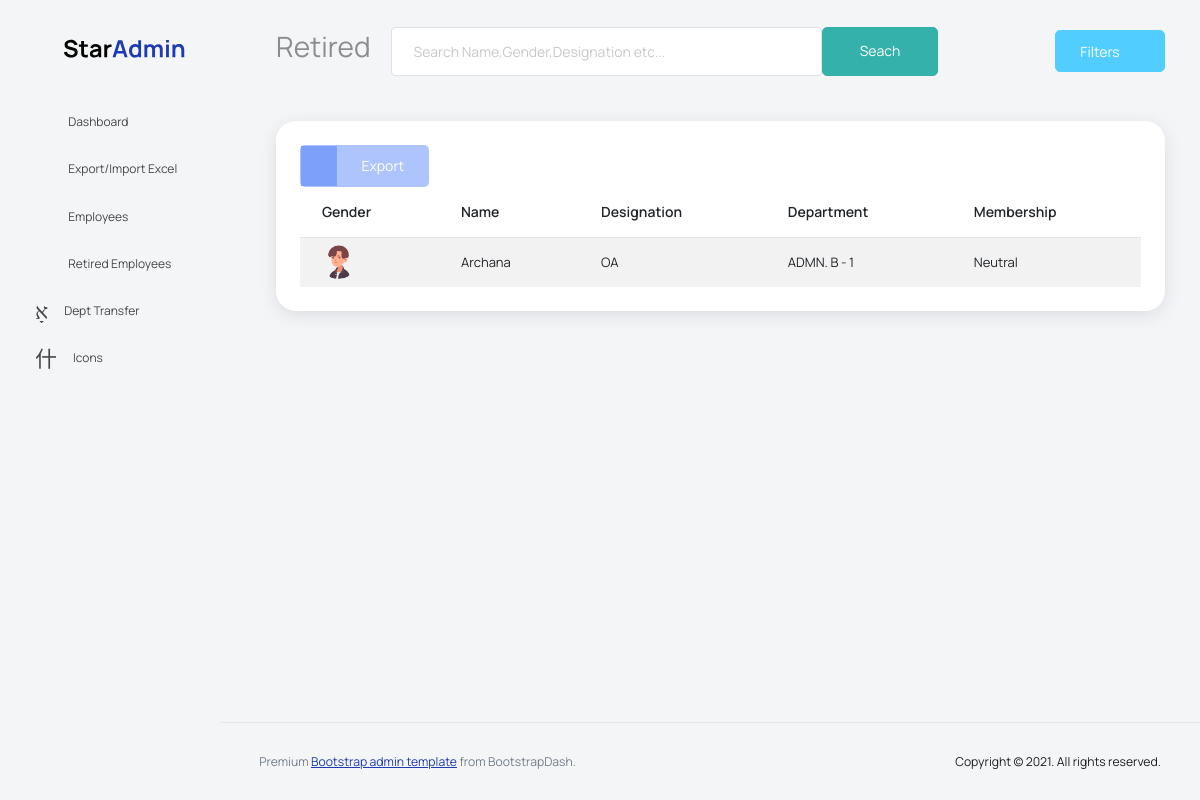
The page /retired (signed in) on the database its author committed.
### contactsapp/models.py (models this page shows, shortened)
class Employees(models.Model):
    pf_number = models.IntegerField()
    name = models.CharField(max_length=50)
    sex = models.CharField(max_length=30, default="M")
    blood_group = models.CharField(max_length=10)
    mobile = models.CharField(max_length=20)
    address = models.TextField()
    district = models.CharField(max_length=20)
    pan_mun_cop = models.CharField(max_length=20)
    pin_code = models.CharField(max_length=20)
    def get_all_employees(self, is_retired=False):
        return Employees.objects.select_related('employeeservice').select_related('employeevote').filter(employeeservice__is_retired=is_retired).defer('address')
    def get_filter_popup_data(self):
        filter_data = {}
        filter_data = list(Employees.objects.values('sex', 'blood_group', 'employeeservice__designation', 'employeeservice__department', 'employeeservice__membership', 'employeevote__deshabhimani_sub').distinct())
        unique_keywords = {filtertkey: set() for filtertkey in ['sex', 'blood_group', 'employeeservice__designation', 'employeeservice__department', 'employeeservice__membership', 'employeevote__deshabhimani_sub']}
        for data in filter_data:
            for key in data.keys():
                unique_keywords[key].add(data[key])
        new_keys = {'sex':'Gender', 'blood_group':'Blood Group', 'employeeservice__designation':'Designation', 'employeeservice__department':'Department', 'employeeservice__membership': 'Membership', 'employeevote__deshabhimani_sub': 'Deshabhimani Subscription'}
        unique_keywords = dict((new_keys[key], value) for (key, value) in unique_keywords.items())
        return unique_keywords

class EmployeeService(models.Model):
    MEMBERSHIP_CHOICES = (
        ("Association", "Association"),
        ("Union", "Union"),
        ("Neutral", "Neutral"),
    )
    employee = models.OneToOneField(Employees, on_delete=models.CASCADE, primary_key=True,)
    designation = models.CharField(max_length=50)
    department = models.ForeignKey(Section, null=True, on_delete=models.SET_NULL)
    membership = models.CharField(
                    max_length = 30,
                    choices = MEMBERSHIP_CHOICES,
                    default = 'Neuatral'
    )
    date_of_entry = models.DateField(null=True)
    date_of_retire = models.DateField(null=True)
    is_retired =  models.BooleanField(default=False)
    exit_remark = models.CharField(max_length=50)
    objects = models.Manager()
    dashboard = DashboardManager()

class Section(models.Model):
    section = models.CharField(max_length=50)
    unit = models.ForeignKey(Unit, on_delete=models.CASCADE)
    def __str__(self):
        return '{section} - {unit}'.format(section=self.section, unit=self.unit)

class Unit(models.Model):
    unit = models.IntegerField()
    def __str__(self):
        return '{unit}'.format(unit=self.unit)

### contactsapp/views.py (the view)
# urls.py: path('retired', RetiredEmployeesListView.as_view(), name="list_retired_employee_view"),
class RetiredEmployeesListView(LoginRequiredMixin, ListView):
    template_name = 'contactsapp/retired_list.html'
    employee_object = Employees()
    def get_queryset(self, *args, **kwargs):
        url_params = self.request.GET
        return self.employee_object.get_all_employees(is_retired=True)
    def get_context_data(self, **kwargs):
        context = super().get_context_data(**kwargs)
        context['filter_data'] = self.employee_object.get_filter_popup_data()
        return context

### contactsapp/templates/contactsapp/retired_list.html (shortened to what this page needs)
<!DOCTYPE html>
<html lang="en">
<head>
  <link rel="stylesheet" href="/static/vendors/feather/feather.css">
  <link rel="stylesheet" href="/static/vendors/mdi/css/materialdesignicons.min.css">
  <link rel="stylesheet" href="/static/vendors/ti-icons/css/themify-icons.css">
  <link rel="stylesheet" href="/static/vendors/typicons/typicons.css">
  <link rel="stylesheet" href="/static/vendors/simple-line-icons/css/simple-line-icons.css">
  <link rel="stylesheet" href="/static/vendors/css/vendor.bundle.base.css">
  <link rel="stylesheet" href="/static/css/vertical-layout-light/style.css">
</head>
<body>
  <div class="container-scroller">
    <nav class="navbar default-layout col-lg-12 col-12 p-0 fixed-top d-flex align-items-top flex-row">
      <div class="text-center navbar-brand-wrapper d-flex align-items-center justify-content-start">
        <div class="me-3">
          <button class="navbar-toggler navbar-toggler align-self-center" type="button" data-bs-toggle="minimize">
            <span class="icon-menu"></span>
          </button>
        </div>
        <div>
          <a class="navbar-brand brand-logo" href="../../index.html">
            <img src="/static/images/logo.svg" alt="logo" />
          </a>
        </div>
      </div>
      <div class="navbar-menu-wrapper d-flex align-items-top">
        <ul class="navbar-nav">
          <li class="nav-item font-weight-semibold d-none d-lg-block ms-0">
            <h1 class="welcome-text">Retired</h1>
          </li>
        </ul>
        <ul class="navbar-nav ms-auto" style="width: 80%;">
          <form action="search-employee" method="get" style="width:80%;">
          <li class="nav-item" style="display: inline-flex;width: 100%;">
            <input class="form-control" type="text" name="search_keyword" placeholder="Search Name,Gender,Designation etc..." aria-label="Search" style="height: 1%;">
            <button type="submit" class="btn btn-success" style="width: 25%;">Seach</button>
          </li>
        </form>
        </ul>
        <button type="button" onclick="toggle_filters()" class="btn btn-info btn-icon-text" style="display:flex;">
          Filters
          <i class="ti-filter btn-icon-append"></i>
        </button>
      </div>
    </nav>
    <div class="container-fluid page-body-wrapper">
      <nav class="sidebar sidebar-offcanvas" id="sidebar">
        <ul class="nav">
          <li class="nav-item">
            <a class="nav-link" href="/dashboard">
              <i class="mdi mdi-grid-large menu-icon"></i>
              <span class="menu-title">Dashboard</span>
            </a>
          </li>
          <li class="nav-item">
            <a class="nav-link" href="/upload-csv">
              <i class="menu-icon mdi mdi-cloud-upload"></i>
              <span class="menu-title">Export/Import Excel</span>
            </a>
          </li>
          <li class="nav-item">
            <a class="nav-link" href="/employees">
              <i class="menu-icon mdi mdi-table"></i>
              <span class="menu-title">Employees</span>
            </a>
          </li>
          <li class="nav-item">
            <a class="nav-link" href="/retired">
              <i class="menu-icon mdi mdi-account-off"></i>
              <span class="menu-title">Retired Employees</span>
            </a>
          </li>
          <li class="nav-item">
            <a class="nav-link" href="/transfer">
              <i class="menu-icon mdi mdi-account-arrow-right"></i>
              <span class="menu-title">Dept Transfer</span>
            </a>
          </li>
          <li class="nav-item">
            <a class="nav-link" data-bs-toggle="collapse" href="#icons" aria-expanded="false" aria-controls="icons">
              <i class="menu-icon mdi mdi-layers-outline"></i>
              <span class="menu-title">Icons</span>
              <i class="menu-arrow"></i>
            </a>
          </li>
        </ul>
      </nav>
      <div class="main-panel">
        <div class="content-wrapper">
          <div class="row">
            <div class="col-lg-12 grid-margin stretch-card">
              <div class="card">
                <div class="card-body">
                  <div>
                    <button type="button" onclick="export_csv()" class="btn btn-social-icon-text btn-facebook"><i class="ti-upload"></i>Export</button>
                  </div>
                  <div class="table-responsive">
                    <table class="table table-striped">
                      <thead>
                        <tr>
                          <th>
                            Gender
                          </th>
                          <th>
                            Name
                          </th>
                          <th>
                            Designation
                          </th>
                          <th>
                            Department
                          </th>
                          <th>
                            Membership
                          </th>
                        </tr>
                      </thead>
                      <tbody>
                        {% for emp in employees_list %}
                        <tr>
                          <td class="py-1">
                            {% if emp.sex == 'M'%}
                            <img src="/static/images/faces/face1.png" alt="male"/>
                            {% else %}
                            <img src="/static/images/faces/face2.png" alt="female"/>
                            {% endif %}
                          </td>
                          <td>
                            {{ emp.name}}
                          </td>
                          <td>
                            {{ emp.employeeservice.designation }}
                          </td>
                          <td>
                            {{ emp.employeeservice.department }}
                          </td>
                          <td>
                            {{ emp.employeeservice.membership }}
                          </td>
                        </tr>
                        {% endfor %}
                      </tbody>
                    </table>
                  </div>
                </div>
              </div>
            </div>
          </div>
        </div>
        <footer class="footer">
          <div class="d-sm-flex justify-content-center justify-content-sm-between">
            <span class="text-muted text-center text-sm-left d-block d-sm-inline-block">Premium <a href="https://www.bootstrapdash.com/" target="_blank">Bootstrap admin template</a> from BootstrapDash.</span>
            <span class="float-none float-sm-right d-block mt-1 mt-sm-0 text-center">Copyright © 2021. All rights reserved.</span>
          </div>
        </footer>
      </div>
    </div>
  </div>
</body>
</html>

### rows shown on the page
Employees: name "Archana", employeeservice.designation "OA", employeeservice.department "ADMN. B - 1", employeeservice.membership "Neutral"
